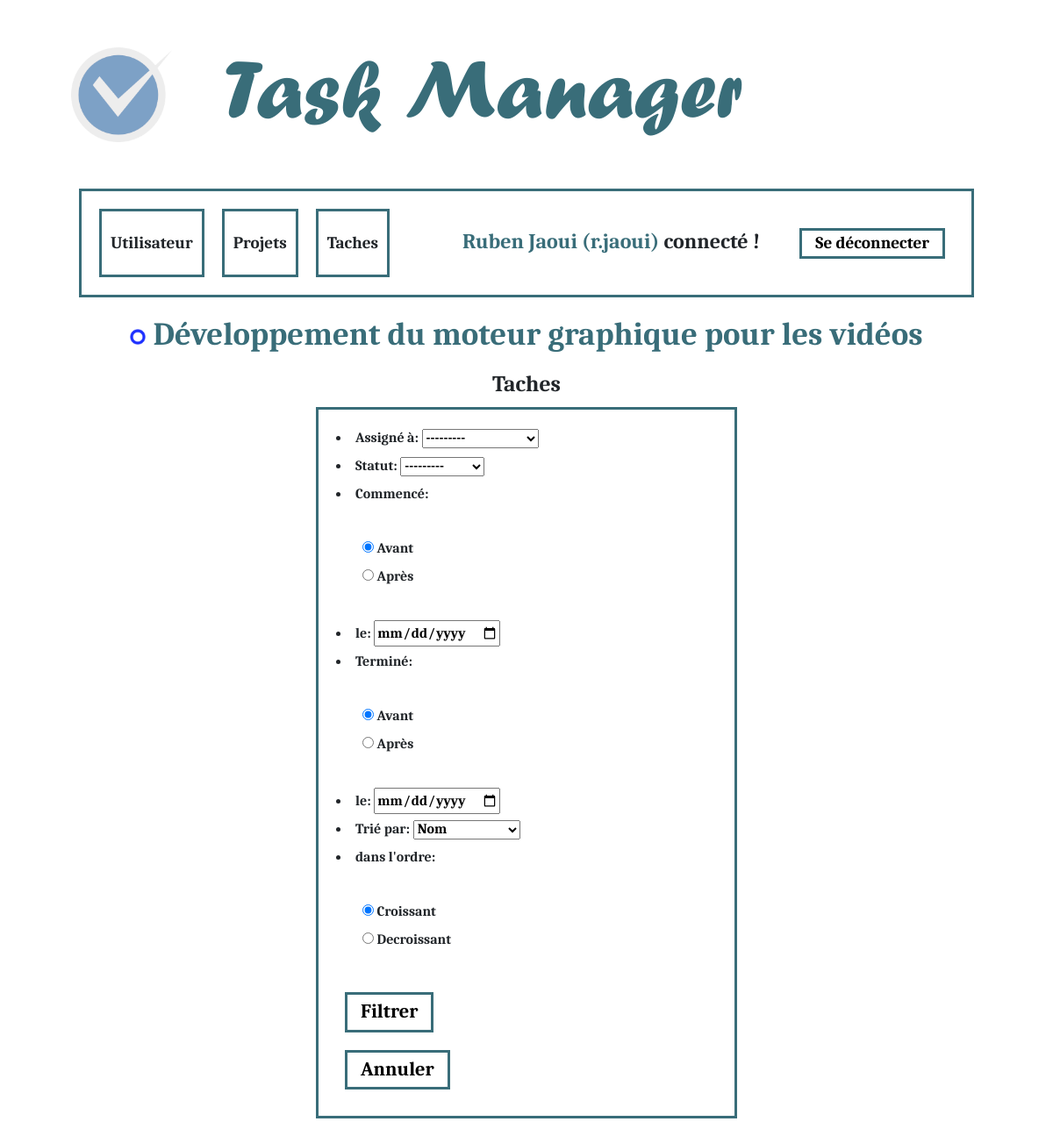
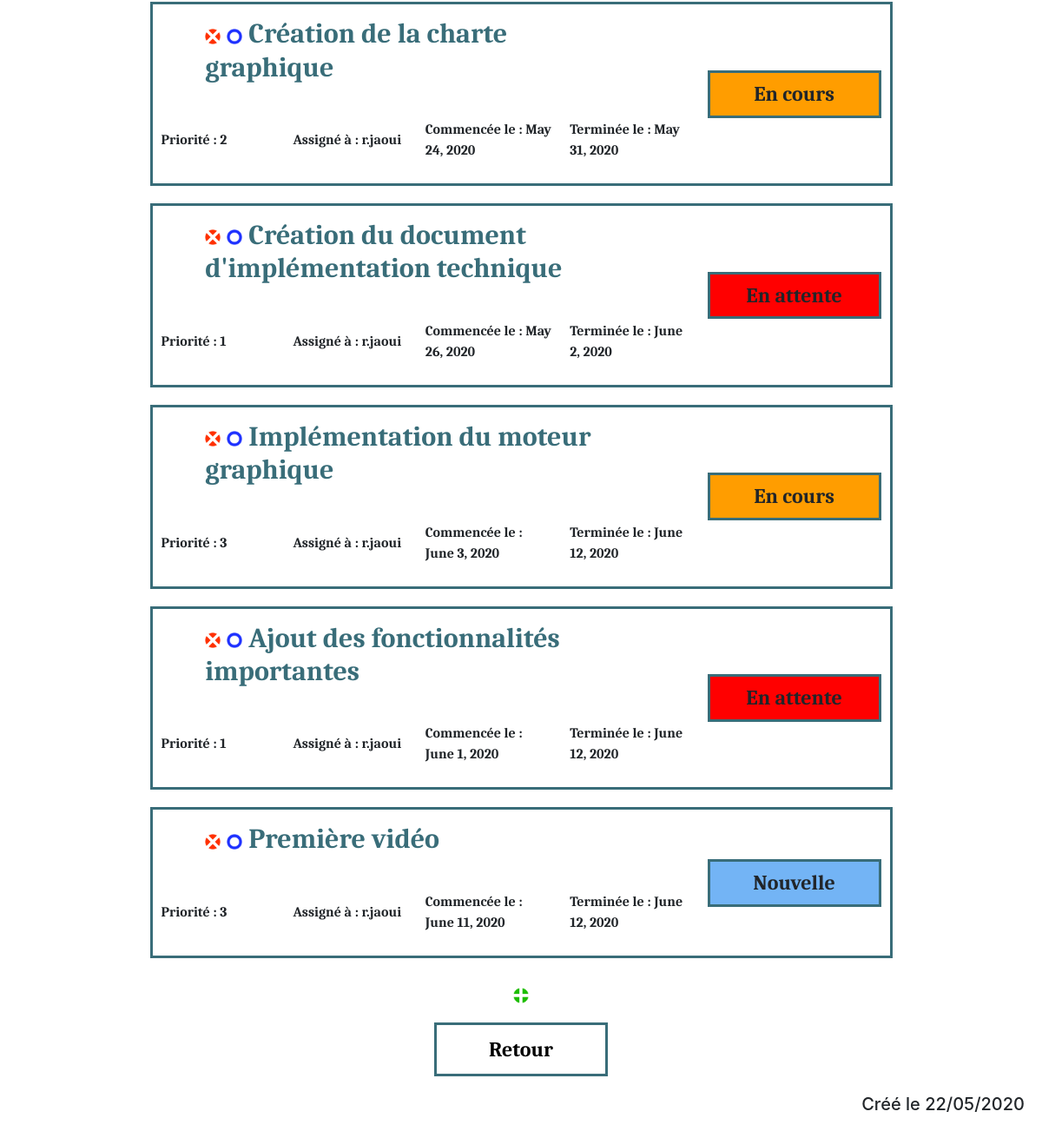
Page /manager/project/9 (signed in) on the committed database (2 pictures, top to bottom).
### taskmanager/models.py (models this page shows, shortened)
class Projet(models.Model):
    nom = models.CharField(max_length=100)
    class Meta:
        verbose_name = "projet"

class Tache(models.Model):
    titre = models.CharField(max_length=100)
    description = models.TextField()
    start = models.DateField(default=timezone.now)
    end = models.DateField(default=timezone.now)
    priority = models.IntegerField(default=1)
    assigned = models.ForeignKey(User, on_delete=models.CASCADE)
    status = models.ForeignKey('Statut', on_delete=models.CASCADE)
    projet = models.ForeignKey('Projet', on_delete=models.CASCADE)
    class Meta:
        verbose_name = "tache"

class Statut(models.Model):
    nom = models.CharField(max_length=50)
    couleur = models.CharField(max_length=50)
    class Meta:
        verbose_name = "statut"
    def __str__(self):
        return self.nom

### taskmanager/views.py (the view)
# urls.py: path('project/<int:id>', projet, name = "Projet"),
def projet(request, id):
    connected = request.user.is_authenticated
    name = ""
    username = ""
    projet = None
    taches = None
    if connected:
        name = request.user.first_name + " " + request.user.last_name
        username = request.user.username
        modify_projet = request.user.has_perm('taskmanager.change_projet')
        modify_tache = request.user.has_perm('taskmanager.change_tache')
        add_tache = request.user.has_perm('taskmanager.add_tache')
        delete_tache = request.user.has_perm('taskmanager.delete_tache')
        if request.user.has_perm('taskmanager.view_projet') and request.user.has_perm('taskmanager.view_tache'):
            projet = Projet.objects.get(id=id)
            form = FilterTacheForm(request.POST or None, initial={'comm_select': 'avant', 'term_select': 'avant', 'sort_order': 'croiss'})
            if form.is_valid():
                taches = Tache.objects.filter(projet = projet)
                if form.cleaned_data['assigned'] is not None:
                    taches = taches.filter(assigned=form.cleaned_data['assigned'])
                if form.cleaned_data['status'] is not None:
                    taches = taches.filter(status=form.cleaned_data['status'])
                if form.cleaned_data['comm_date'] is not None:
                    if form.cleaned_data['comm_select'] == "avant":
                        taches = taches.filter(start__lte=form.cleaned_data['comm_date'])
                    else:
                        taches = taches.filter(start__gte=form.cleaned_data['comm_date'])
                if form.cleaned_data['term_date'] is not None:
                    if form.cleaned_data['term_select'] == "avant":
                        taches = taches.filter(end__lte=form.cleaned_data['term_date'])
                    else:
                        taches = taches.filter(end__gte=form.cleaned_data['term_date'])
                if form.cleaned_data['sort_by'] != "":
                    if form.cleaned_data['sort_order'] == "decroiss":
                        taches = taches.order_by("-{}".format(form.cleaned_data['sort_by']))
                    else:
                        taches = taches.order_by("{}".format(form.cleaned_data['sort_by']))
            else:
                taches = Tache.objects.filter(projet = projet)
            projet = Projet.objects.get(id=id)
        else:
            return redirect(denied)
    else:
        return redirect(connect)
    return render(request, 'taskmanager/projet.html', locals())

### taskmanager/forms.py
class FilterTacheForm(forms.Form):
    assigned = forms.ModelChoiceField(queryset=User.objects.all(), label="Assigné à", required=False)
    status = forms.ModelChoiceField(queryset=Statut.objects.all(), label="Statut", required=False)
    comm_select = forms.CharField(label='Commencé', widget=forms.RadioSelect(choices=[
        ('avant', "Avant"),
        ('apres', "Après"),
    ]), )
    comm_date = forms.DateField(label='le', widget=DateInput(), required=False)
    term_select = forms.CharField(label='Terminé', widget=forms.RadioSelect(choices=[
        ('avant', "Avant"),
        ('apres', "Après"),
    ]))
    term_date = forms.DateField(label='le', widget=DateInput(), required=False)
    sort_by = forms.CharField(label='Trié par', widget=forms.Select(choices=[
        ('titre', "Nom"),
        ('assigned', "Assigné à"),
        ('priority', "Priorité"),
        ('status', "Statut"),
        ('start', "Date de début"),
        ('end', "Date de fin"),
    ]))
    sort_order = forms.CharField(label='dans l\'ordre', widget=forms.RadioSelect(choices=[
        ('croiss', "Croissant"),
        ('decroiss', "Decroissant"),
    ]))

### templates/taskmanager/projet.html (shortened to what this page needs)
{% extends "base.html" %}
{% load static %}
{% block css %}<link rel="stylesheet" href="{% static 'css/taskmanager/projet.css' %} ">{% endblock %}
{% block contenu %}
    <h3>
        {% if modify_projet %}
            <a href="{% url "Modification Projet" projet.id %}"><img src="{% static "images/mod.png" %}" alt="mod" width = "18px"/></a>
        {% endif %}
        {{ projet.nom }}
    </h3>
    <h4 id="subtitle">Taches</h4>
    <div class="bloc-40">
        <form action = "{% url "Projet" projet.id %}" method="post">
            {{ form.as_ul }}
            <input class="filter" type="submit" value="Filtrer">
        </form>
        <a href="{% url "Projet" projet.id %}"><button class="filter">Annuler</button></a>
    </div>
    <ul id="content">
        {% for tache in taches %}
            <li>
                <a href="{% url "Tache" tache.id %}">
                    <table>
                        <tr>
                           <td colspan="4" >
                               <h2>
                                    {% if delete_tache %}
                                        <a href="{% url "Suppression Tache" tache.id %}"><img src="{% static "images/del.png" %}" alt="del" width = "18px"/></a>
                                    {% endif %}
                                    {% if modify_tache %}
                                        <a href="{% url "Modification Tache" tache.id %}"><img src="{% static "images/mod.png" %}" alt="mod" width = "18px"/></a>
                                    {% endif %}
                                   {{ tache.titre }}
                               </h2>
                           </td>
                           <td rowspan="2" >
                               <div class="stat">
                                    <h4 class="size-stat" style="background-color:{{ tache.status.couleur }};" >{{ tache.status.nom }}</h4>
                               </div>
                           </td>
                        </tr>
                        <tr>
                           <td class="mini">
                                <p>Priorité : {{ tache.priority }}</p>
                           </td>
                           <td class="mini">
                                <p>Assigné à : {{ tache.assigned }}</p>
                           </td>
                           <td class="mini">
                                <p>Commencée le : {{ tache.start }}</p>
                           </td>
                           <td class="mini">
                                <p>Terminée le : {{ tache.end }}</p>
                           </td>
                        </tr>
                    </table>
                </a>
            </li>
        {% endfor %}
    </ul>
    {% if add_tache %}
        <div class="center-pin">
            <a href="{% url "Ajout Tache" projet.id %}"><img src="{% static "images/add.png" %}" alt="add" width = "18px"/></a>
        </div>
    {% endif %}
    <a id="ret" href="{% url "Projets" %}"><p>Retour</p></a>
{% endblock %}

### templates/base.html (shortened to what this page needs)
<!DOCTYPE html>
<html lang="en">
<head>
    {% load static %}
    <link rel="stylesheet" href="https://maxcdn.bootstrapcdn.com/bootstrap/4.5.0/css/bootstrap.min.css">
    <link rel="stylesheet" href="{% static 'css/base.css' %} ">
    {% block css %}{% endblock %}
</head>
<body>
    <div class="center per-90">
        <table id="full">
            <tr>
                <td id = "icon-cont">
                    <img src="{% static "images/icon.png" %}" alt="logo" id="icon"/>
                </td>
                <td>
                    <h1 id = "title">Task Manager</h1>
                </td>
            </tr>
        </table>
    </div>
    <div class="center bloc-85">
        {% if connected %}
            <table id="header">
                <tr>
                    <td class="header-button"><a href="{% url "Utilisateur" %}"><h4 class="regular no-margin">Utilisateur</h4></a></td>
                    <td class="space"></td>
                    <td class="header-button"><a href="{% url "Projets" %}"><h4 class="regular no-margin">Projets</h4></a></td>
                    <td class="space"></td>
                    <td class="header-button"><a href="{% url "Taches" %}"><h4 class="regular no-margin">Taches</h4></a></td>
                    <td id="last">
                        <h4 class="regular right"><span>{{ name }} ({{ username }})</span> connecté ! <a href="{% url "Deconnexion" %}"><button id="disconnect">Se déconnecter</button></a></h4>
                    </td>
                </tr>
            </table>
        {% else %}
            <h4 class="regular">Non connecté...</h4>
        {% endif %}
    </div>
    <div id="content" class="regular">
        {% block contenu %}{% endblock %}
    </div>
    <h5>Créé le 22/05/2020</h5>
</body>
</html>

### static/css/base.css (style rules this page uses)
.regular { font-family: 'Caladea', serif; }
.right { text-align: right; }
#header { width: 100%; }
#last { width: 80%; }
h1 { width: 85%; margin: auto; padding: 5px; padding-bottom: 15px; font-size: 600%; color: #396d79; font-family: 'Forte', serif; }
h2 { width: 85%; margin: auto; padding: 5px; padding-bottom: 20px; font-size: 150%; border-bottom: solid 3px #396d79; }
h3 { color: #396d79; width: 85%; margin: auto; font-size: 230%; text-align: center; }
h4 { font-size: 150%; text-align: right; margin-top: 10px; margin-bottom: 10px; }
#disconnect { font-size: 80%; background-color: transparent; border: solid 3px #396d79; padding: 3px 15px; margin-left: 40px; }
h5 { text-align: right; padding: 20px; }
#icon { width: 100%; height: 100%; float:left; }
#title { margin: 30px; font-size: 600%; color: #396d79; font-family: 'Forte', serif; text-align: left; }
.bloc-40 { padding: 20px; width: 40%; border: solid 3px #396d79; margin: auto; }
.bloc-85 { padding: 20px; width: 85%; border: solid 3px #396d79; margin: 15px; }
.per-90 { width: 90%; }
.center { margin: auto; text-align: center; }
#full { width: 100%; }
#icon-cont { width: 150px; height: 150px; }
span { color: #396d79; }
a { color: inherit; text-decoration: none; }
td { padding: 10px; }
.header-button { font-size: 80%; background-color: transparent; border: solid 3px #396d79; margin: auto auto auto 40px; padding: 0px; }
.space { width: 5px; }
.no-margin { margin: 0px; padding: 10px; }

### static/css/taskmanager/projet.css (style rules this page uses)
h2 { border: solid 0 black; color: #396d79; padding-right: 20px; font-size: 200%; }
h3 { margin-top: 20px; margin-bottom: 20px; }
#subtitle { text-align: center; font-size: 160%; }
#content table { width: 75%; margin: 20px auto; border: solid 3px #396d79; }
td { padding: 10px; }
.mini { width: 25%; }
.stat { width: 200px; }
.size-stat { padding: 10px; text-align: center; border: solid 3px #396d79; }
ul { margin:30px; padding:0px; list-style: none; }
#ret { text-decoration:none; }
#ret p { font-size: 150%; text-decoration:none; padding: 10px; margin: auto; margin-top: 20px; text-align: center; color: black; background-color: transparent; border: solid 3px #396d79; width: 200px; }
a { color: inherit; text-decoration: none; }
.center-pin { margin: auto; text-align: center; }
.filter { font-size: 140%; background-color: transparent; border: solid 3px #396d79; padding: 3px 15px; margin: 10px; }

### rows in the picture
Projet: nom "Développement du moteur graphique pour les vidéos"
Tache: titre "Création de la charte graphique", status.nom "En cours", priority "2", assigned "r.jaoui", start "May 24, 2020", end "May 31, 2020"
Tache: titre "Création du document d'implémentation technique", status.nom "En attente", priority "1", assigned "r.jaoui", start "May 26, 2020", end "June 2, 2020"
Tache: titre "Implémentation du moteur graphique", status.nom "En cours", priority "3", assigned "r.jaoui", start "June 3, 2020", end "June 12, 2020"
Tache: titre "Ajout des fonctionnalités importantes", status.nom "En attente", priority "1", assigned "r.jaoui", start "June 1, 2020", end "June 12, 2020"
Tache: titre "Première vidéo", status.nom "Nouvelle", priority "3", assigned "r.jaoui", start "June 11, 2020", end "June 12, 2020"

### other values in the picture
{{ name }} "Ruben Jaoui"
{{ username }} "r.jaoui"
